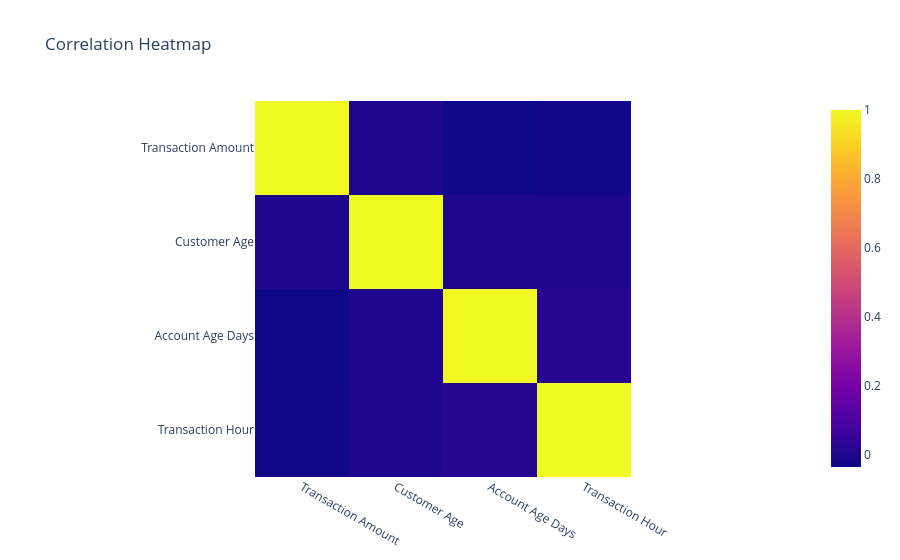

Here is the notebook cell this chart was saved with:
### Code cell
import plotly.express as px
import plotly.graph_objects as go


correlation_matrix = data.corr()

fig = go.Figure()
fig_corr_heatmap = px.imshow(correlation_matrix, title = "Correlation Heatmap")
fig_corr_heatmap.show()
fig.write_image("heatmap.png")

### Figure 1 — Plotly figure (JSON) as saved in the notebook; plotly's stock layout.template omitted (floating-point values rounded to 4 significant figures)
{"data": [{"coloraxis": "coloraxis", "hovertemplate": "x: %{x}<br>y: %{y}<br>color: %{z}<extra></extra>", "name": "0", "type": "heatmap", "x": ["Transaction Amount", "Customer Age", "Account Age Days", "Transaction Hour"], "xaxis": "x", "y": ["Transaction Amount", "Customer Age", "Account Age Days", "Transaction Hour"], "yaxis": "y", "z": [[1, 0.0002925, -0.03573, -0.02991], [0.0002925, 1, 0.0005453, 0.001311], [-0.03573, 0.0005453, 1, 0.01641], [-0.02991, 0.001311, 0.01641, 1]]}], "layout": {"coloraxis": {"colorscale": [[0, "#0d0887"], [0.1111, "#46039f"], [0.2222, "#7201a8"], [0.3333, "#9c179e"], [0.4444, "#bd3786"], [0.5556, "#d8576b"], [0.6667, "#ed7953"], [0.7778, "#fb9f3a"], [0.8889, "#fdca26"], [1, "#f0f921"]]}, "title": {"text": "Correlation Heatmap"}, "xaxis": {"anchor": "y", "constrain": "domain", "domain": [0, 1], "scaleanchor": "y"}, "yaxis": {"anchor": "x", "autorange": "reversed", "constrain": "domain", "domain": [0, 1]}}}
